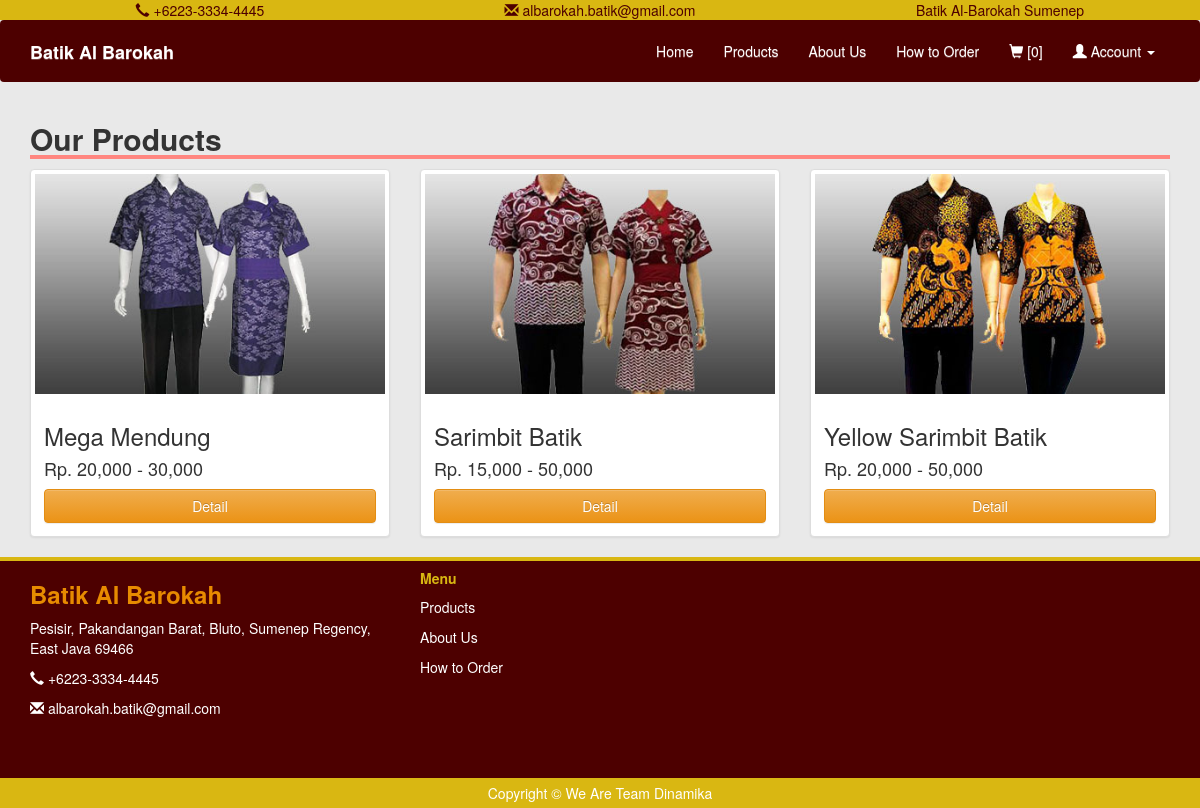
/products.php, run on the app's committed database.
### tables this page shows
CREATE TABLE products (
    product_code VARCHAR(20) PRIMARY KEY,
    name VARCHAR(150) NOT NULL,
    price VARCHAR(255) NOT NULL,
    size VARCHAR(255) NOT NULL,
    weight INT NOT NULL,
    description TEXT,
    image VARCHAR(255)
);

### products.php (the view, shortened to what this page needs)
<?php
 include 'header.php'; ?>
<div class="container">
    <h2 style="border-bottom:4px solid #ff8680;"><b>Our Products</b></h2>
    <div class="row">
        <?php
        $result = mysqli_query($conn, "SELECT * FROM products GROUP BY product_code");
        while ($row = mysqli_fetch_assoc($result)) {
            ?>
            <div class="col-sm-6 col-md-4">
                <div class="thumbnail">
                    <img src="image/products/<?= $row['image']; ?>">
                    <div class="caption">
                        <h3><?= htmlspecialchars($row['name']); ?></h3>
                        <h4>
                            <?php
                            if (strpos($row['price'], ",") === false) {
                                echo "Rp. " . number_format($row['price']);
                            } else {
                                $p = explode(",", $row['price']);
                                echo "Rp. " . number_format($p[0]) . " - " . number_format(end($p));
                            }
                            ?>
                        </h4>
                        <a href="product_detail.php?product=<?= $row['product_code']; ?>" class="btn btn-warning btn-block">Detail</a>
                    </div>
                </div>
            </div>
            <?php
        }
        ?>
    </div>
</div>
<?php include 'footer.php'; ?>

### css/style.css (style rules this page uses)
body { margin: 0; padding: 0; background-color: #e9e9e9; }
.thumbnail img { width: 100%; height: 220px; object-fit: cover; }

### data on the page
products: image (picture), name "Mega Mendung", price "20,000", p "30,000"
products: image (picture), name "Sarimbit Batik", price "15,000", p "50,000"
products: image (picture), name "Yellow Sarimbit Batik", price "20,000", p "50,000"
